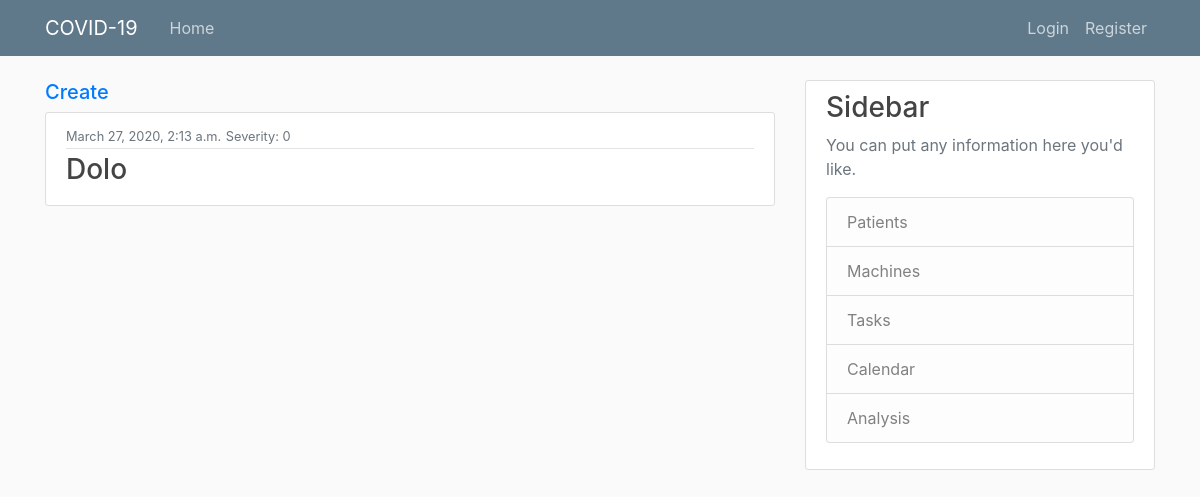
Before: /manager/patients/ with the older database file.
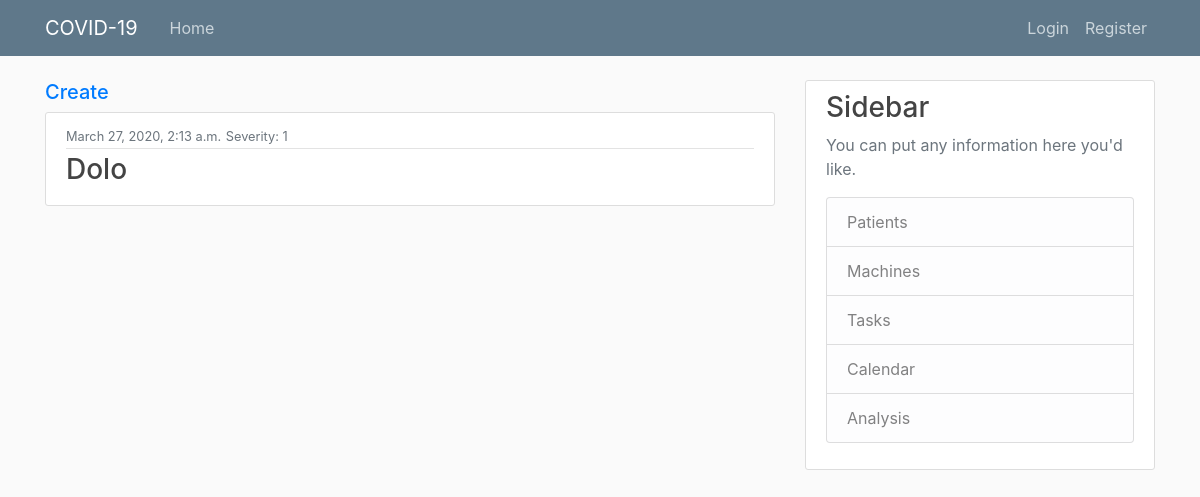
After: the same page with the newer database file.
### manager/models.py (models this page shows, shortened)
class Patient(models.Model):
    name = models.CharField(max_length=100)
    SEVERITY = (
    	(0, 'Healed'),
        (1, 'Low'),
    	(2, 'Moderate'),
    	(3, 'Medium'),
    	(4, 'High'),
    	(5, 'Very High'),
    	(6, 'Dead'),
    )
    severity = models.IntegerField(default=1, choices=SEVERITY)
    admission_date = models.DateTimeField('Admission date: ', default=timezone.now)
    description = models.TextField(blank=True)
    machine_pk = models.IntegerField(default=0)
    history_severity_x = models.TextField(blank=True)
    history_severity_y = models.TextField(blank=True)
    history_machine_x = models.TextField(blank=True)
    history_machine_y = models.TextField(blank=True)

### manager/views.py (the view)
# urls.py: path('patients/', views.patients, name='patients'),
def patients(request):
    return render(request, 'patients.html', {'patients': Patient.objects.all()})

### manager/templates/patients.html
{% extends "base.html" %}
{% block content %}
  <h5><a href="{% url 'patient-create' %}">Create</a></h5>
  {% for patient in patients %}
      <article class="media content-section">
        <div class="media-body">
          <div class="article-metadata">
            <small class="text-muted">{{ patient.admission_date }}</small>
            <small class="text-muted">Severity: </small>
            <small class="text-muted">{{ patient.severity }}</small>
          </div>
          <h3><a class="article-title" href="{% url 'patient' patient.pk %}">{{ patient.name }}</a></h3>
        </div>
      </article>
  {% endfor %}
{% endblock content %}

Changed rows visible on the page:
changed Patient "Dolo": severity "0" → "1"
